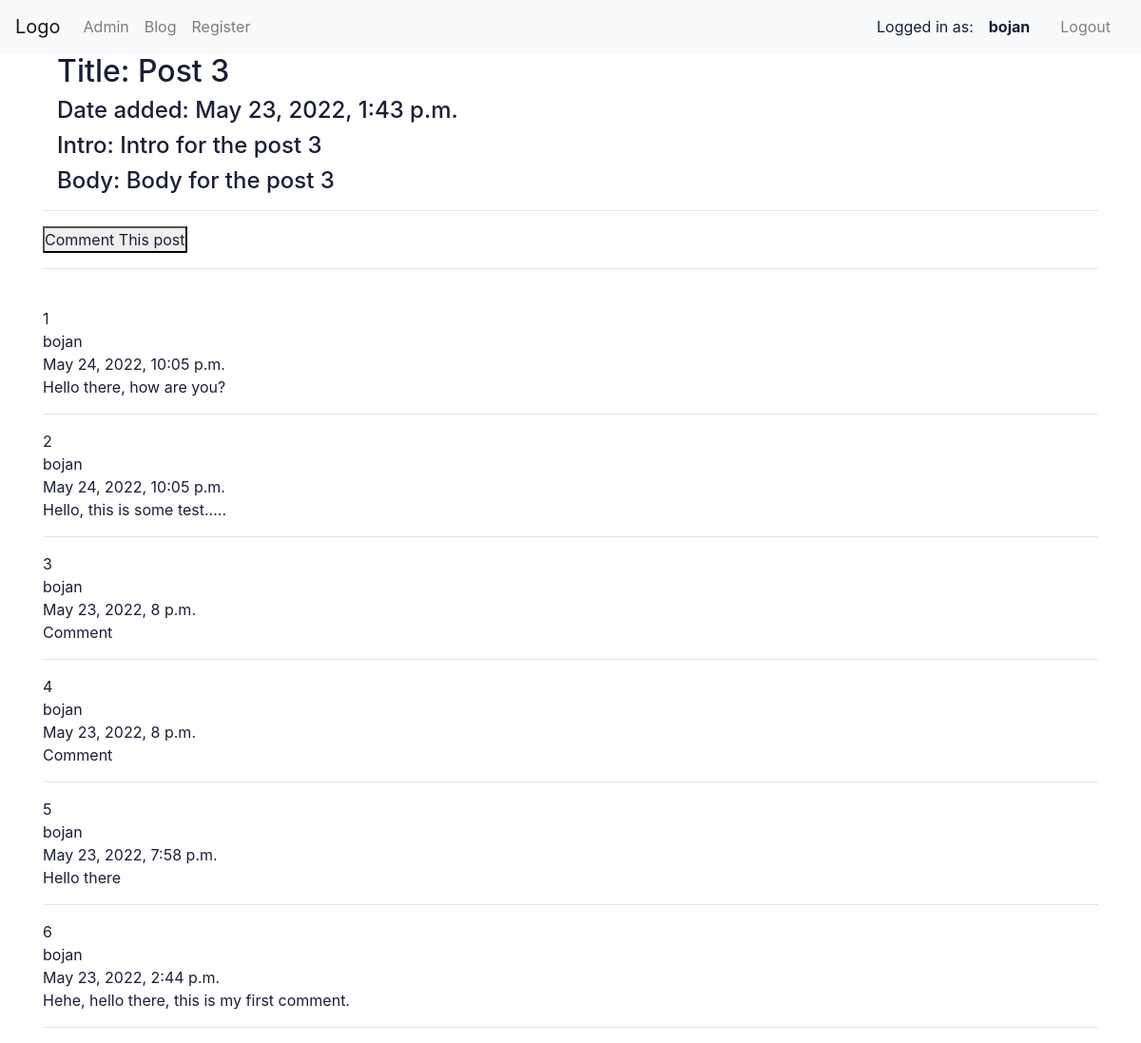
Page /post-3/ (signed in) on the committed database.
### blog/models.py (models this page shows, shortened)
class Post(models.Model):
  title = models.CharField(max_length=255)
  slug  = models.SlugField()
  intro = models.TextField()
  body  = models.TextField()
  date_added = models.DateTimeField(auto_now_add=True)
  class Meta:
    ordering = ['-date_added']

class Comment(models.Model):
  post  = models.ForeignKey(Post, related_name='comments', on_delete=models.CASCADE)
  name  = models.CharField(max_length=255)
  email = models.EmailField()
  body  = models.TextField()
  date_added = models.DateTimeField(auto_now_add=True)
  class Meta:
      ordering = ['-date_added']

### blog/views.py (the view)
# urls.py: path('<slug:slug>/', views.post_detail, name="post_detail"),
def post_detail(request, slug):
  form  = CommentForm()
  post  = Post.objects.get(slug=slug)
  name  = request.user
  body  = str(request.POST.get('body'))
  user  = User.objects.get(id=name.id)
  email = user.email
  if request.method == 'POST':
    comment = Comment(post=post, name=name, email=email, body=body)
    comment.save()
    return redirect('post_detail', slug=post.slug)
  else:
    form = CommentForm()
  return render(request, 'blog/post_detail.html', {'post': post, 'form': form})

### templates/blog/post_detail.html (shortened to what this page needs)
{% extends "blog/base.html" %} {% load staticfiles %} {% block body_block %}
<div class="container">
  <div class="post block">
    <h2 class="subtitle">Title: {{post.title}}</h2>
    <h4>Date added: {{post.date_added}}</h4>
    <h4>Intro: {{post.intro}}</h4>
    <h4>Body: {{post.body}}</h4>
  </div>
</div>
<hr />
<button class="show-hide-comment-form" onclick="showHideForm()">
  Comment This post
</button>
<hr />
<br />
{% for comment in post.comments.all %}
<div class="comment">
  <div class="comment-counter">{{forloop.counter}}</div>
  <div class="comment-user">{{comment.name}}</div>
  <div class="comment-user">{{comment.date_added}}</div>
  <div class="comment-body">{{comment.body}}</div>
</div>
<hr />
{% empty %}
<h2 class="no-comments-yet">This post have no comments.</h2>
<hr />
{% endfor %}
{% endblock %}

### templates/blog/base.html (shortened to what this page needs)
<!DOCTYPE html>
{% load staticfiles %}
<head>
  <link rel="stylesheet" href="https://cdn.jsdelivr.net/npm/bootstrap@4.4.1/dist/css/bootstrap.min.css">
  <link rel="stylesheet" href="{% static 'css.css' %}">
</head>
<body>
  <nav class="navbar navbar-expand-lg navbar-light bg-light">
    <a class="navbar-brand" href="{% url 'index' %}">Logo</a>
    <div class="collapse navbar-collapse" id="navbarSupportedContent">
      <ul class="navbar-nav mr-auto">
        <li class="nav-item">
          <a class="nav-link" href="{% url 'admin:index' %}">Admin</a>
        </li>
        <li class="nav-item">
          <a class="nav-link" href="{% url 'blog' %}">Blog</a>
        </li>
        <li class="nav-item">
          <a class="nav-link" href="{% url 'register' %}">Register</a>
        </li>
      </ul>
      {% if user.is_authenticated %}
      <div>Logged in as: </div>
      <a class="logout nav-link" href="{% url 'user' %}"><b>{{user.username}}</b></a>
      <a class="logout nav-link" href="{% url 'logout' %}">Logout</a>
      {% else %}
      <a class="logout nav-link" href="{% url 'user_login' %}">Login</a></li>
      {% endif %}
    </div>
  </nav>
  <div class="container">
    {% block body_block %}
    {% endblock %}
  </div>
</body>
</html>

### static/css.css (style rules this page uses)
.logout { color: grey; }
* { padding: 0; margin: 0; color: #1a1f36; box-sizing: border-box; word-wrap: break-word; font-family: -apple-system, BlinkMacSystemFont, Segoe UI, Roboto, Helvetica Neue, Ubuntu, sans-serif; }
body { min-height: 100%; background-color: #ffffff; }
a { color: #5469d4; text-decoration: unset; }

### rows in the picture
Post: title "Post 3", date_added "May 23, 2022, 1:43 p.m.", intro "Intro for the post 3", body "Body for the post 3"
Comment: name "bojan", date_added "May 24, 2022, 10:05 p.m.", body "Hello there, how are you?"
Comment: name "bojan", date_added "May 24, 2022, 10:05 p.m.", body "Hello, this is some test....."
Comment: name "bojan", date_added "May 23, 2022, 8 p.m.", body "Comment"
Comment: name "bojan", date_added "May 23, 2022, 8 p.m.", body "Comment"
Comment: name "bojan", date_added "May 23, 2022, 7:58 p.m.", body "Hello there"
Comment: name "bojan", date_added "May 23, 2022, 2:44 p.m.", body "Hehe, hello there, this is my first comment."

### other values in the picture
{{ user.username }} "bojan"
